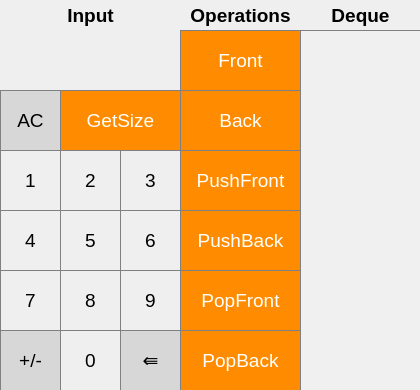
<?xml version="1.0" encoding="UTF-8"?>
<ui version="4.0">
 <class>DequeWindow</class>
 <widget class="QDialog" name="DequeWindow">
  <property name="geometry">
   <rect>
    <x>0</x>
    <y>0</y>
    <width>420</width>
    <height>390</height>
   </rect>
  </property>
  <property name="minimumSize">
   <size>
    <width>420</width>
    <height>390</height>
   </size>
  </property>
  <property name="maximumSize">
   <size>
    <width>420</width>
    <height>390</height>
   </size>
  </property>
  <property name="windowTitle">
   <string>lab2</string>
  </property>
  <widget class="QWidget" name="centralwidget" native="true">
   <property name="geometry">
    <rect>
     <x>0</x>
     <y>0</y>
     <width>421</width>
     <height>451</height>
    </rect>
   </property>
   <widget class="QPushButton" name="Button_1">
    <property name="geometry">
     <rect>
      <x>0</x>
      <y>150</y>
      <width>61</width>
      <height>61</height>
     </rect>
    </property>
    <property name="font">
     <font>
      <pointsize>14</pointsize>
     </font>
    </property>
    <property name="styleSheet">
     <string notr="true">QPushButton {
   border: 1px solid gray;
}
QPushButton:pressed {
    background-color: qlineargradient(x1: 0, y1: 0, x2: 0, y2: 1,
                                      stop: 0 #dadbde, stop: 1 #f6f7fa);
}</string>
    </property>
    <property name="text">
     <string>1</string>
    </property>
   </widget>
   <widget class="QPushButton" name="Button_2">
    <property name="geometry">
     <rect>
      <x>60</x>
      <y>150</y>
      <width>61</width>
      <height>61</height>
     </rect>
    </property>
    <property name="font">
     <font>
      <pointsize>14</pointsize>
     </font>
    </property>
    <property name="styleSheet">
     <string notr="true">QPushButton {
   border: 1px solid gray;
}
QPushButton:pressed {
    background-color: qlineargradient(x1: 0, y1: 0, x2: 0, y2: 1,
                                      stop: 0 #dadbde, stop: 1 #f6f7fa);
}</string>
    </property>
    <property name="text">
     <string>2</string>
    </property>
   </widget>
   <widget class="QPushButton" name="Button_6">
    <property name="geometry">
     <rect>
      <x>120</x>
      <y>210</y>
      <width>61</width>
      <height>61</height>
     </rect>
    </property>
    <property name="font">
     <font>
      <pointsize>14</pointsize>
     </font>
    </property>
    <property name="styleSheet">
     <string notr="true">QPushButton {
   border: 1px solid gray;
}
QPushButton:pressed {
    background-color: qlineargradient(x1: 0, y1: 0, x2: 0, y2: 1,
                                      stop: 0 #dadbde, stop: 1 #f6f7fa);
}</string>
    </property>
    <property name="text">
     <string>6</string>
    </property>
   </widget>
   <widget class="QPushButton" name="Button_4">
    <property name="geometry">
     <rect>
      <x>0</x>
      <y>210</y>
      <width>61</width>
      <height>61</height>
     </rect>
    </property>
    <property name="font">
     <font>
      <pointsize>14</pointsize>
     </font>
    </property>
    <property name="styleSheet">
     <string notr="true">QPushButton {
   border: 1px solid gray;
}
QPushButton:pressed {
    background-color: qlineargradient(x1: 0, y1: 0, x2: 0, y2: 1,
                                      stop: 0 #dadbde, stop: 1 #f6f7fa);
}</string>
    </property>
    <property name="text">
     <string>4</string>
    </property>
   </widget>
   <widget class="QPushButton" name="Button_5">
    <property name="geometry">
     <rect>
      <x>60</x>
      <y>210</y>
      <width>61</width>
      <height>61</height>
     </rect>
    </property>
    <property name="font">
     <font>
      <pointsize>14</pointsize>
     </font>
    </property>
    <property name="styleSheet">
     <string notr="true">QPushButton {
   border: 1px solid gray;
}
QPushButton:pressed {
    background-color: qlineargradient(x1: 0, y1: 0, x2: 0, y2: 1,
                                      stop: 0 #dadbde, stop: 1 #f6f7fa);
}</string>
    </property>
    <property name="text">
     <string>5</string>
    </property>
   </widget>
   <widget class="QPushButton" name="Button_7">
    <property name="geometry">
     <rect>
      <x>0</x>
      <y>270</y>
      <width>61</width>
      <height>61</height>
     </rect>
    </property>
    <property name="font">
     <font>
      <pointsize>14</pointsize>
     </font>
    </property>
    <property name="styleSheet">
     <string notr="true">QPushButton {
   border: 1px solid gray;
}
QPushButton:pressed {
    background-color: qlineargradient(x1: 0, y1: 0, x2: 0, y2: 1,
                                      stop: 0 #dadbde, stop: 1 #f6f7fa);
}</string>
    </property>
    <property name="text">
     <string>7</string>
    </property>
   </widget>
   <widget class="QPushButton" name="Button_3">
    <property name="geometry">
     <rect>
      <x>120</x>
      <y>150</y>
      <width>61</width>
      <height>61</height>
     </rect>
    </property>
    <property name="font">
     <font>
      <pointsize>14</pointsize>
     </font>
    </property>
    <property name="styleSheet">
     <string notr="true">QPushButton {
   border: 1px solid gray;
}
QPushButton:pressed {
    background-color: qlineargradient(x1: 0, y1: 0, x2: 0, y2: 1,
                                      stop: 0 #dadbde, stop: 1 #f6f7fa);
}</string>
    </property>
    <property name="text">
     <string>3</string>
    </property>
   </widget>
   <widget class="QPushButton" name="Button_9">
    <property name="geometry">
     <rect>
      <x>120</x>
      <y>270</y>
      <width>61</width>
      <height>61</height>
     </rect>
    </property>
    <property name="font">
     <font>
      <pointsize>14</pointsize>
     </font>
    </property>
    <property name="styleSheet">
     <string notr="true">QPushButton {
   border: 1px solid gray;
}
QPushButton:pressed {
    background-color: qlineargradient(x1: 0, y1: 0, x2: 0, y2: 1,
                                      stop: 0 #dadbde, stop: 1 #f6f7fa);
}</string>
    </property>
    <property name="text">
     <string>9</string>
    </property>
   </widget>
   <widget class="QPushButton" name="Button_0">
    <property name="geometry">
     <rect>
      <x>60</x>
      <y>330</y>
      <width>61</width>
      <height>61</height>
     </rect>
    </property>
    <property name="font">
     <font>
      <pointsize>14</pointsize>
     </font>
    </property>
    <property name="styleSheet">
     <string notr="true">QPushButton {
   border: 1px solid gray;
}
QPushButton:pressed {
    background-color: qlineargradient(x1: 0, y1: 0, x2: 0, y2: 1,
                                      stop: 0 #dadbde, stop: 1 #f6f7fa);
}</string>
    </property>
    <property name="text">
     <string>0</string>
    </property>
   </widget>
   <widget class="QPushButton" name="Button_8">
    <property name="geometry">
     <rect>
      <x>60</x>
      <y>270</y>
      <width>61</width>
      <height>61</height>
     </rect>
    </property>
    <property name="font">
     <font>
      <pointsize>14</pointsize>
     </font>
    </property>
    <property name="styleSheet">
     <string notr="true">QPushButton {
   border: 1px solid gray;
}
QPushButton:pressed {
    background-color: qlineargradient(x1: 0, y1: 0, x2: 0, y2: 1,
                                      stop: 0 #dadbde, stop: 1 #f6f7fa);
}</string>
    </property>
    <property name="text">
     <string>8</string>
    </property>
   </widget>
   <widget class="QPushButton" name="Button_BackSpace">
    <property name="geometry">
     <rect>
      <x>120</x>
      <y>330</y>
      <width>61</width>
      <height>61</height>
     </rect>
    </property>
    <property name="font">
     <font>
      <pointsize>14</pointsize>
     </font>
    </property>
    <property name="styleSheet">
     <string notr="true">QPushButton {
  background-color: rgb(215, 215, 215);
  border: 1px solid gray;
}
QPushButton:pressed {
    background-color: qlineargradient(x1: 0, y1: 0, x2: 0, y2: 1,
                                      stop: 0 #BEBEBE, stop: 1 #D7D7D7);
}</string>
    </property>
    <property name="text">
     <string>⇚</string>
    </property>
   </widget>
   <widget class="QPushButton" name="Button_Front">
    <property name="geometry">
     <rect>
      <x>180</x>
      <y>30</y>
      <width>121</width>
      <height>61</height>
     </rect>
    </property>
    <property name="font">
     <font>
      <pointsize>14</pointsize>
     </font>
    </property>
    <property name="styleSheet">
     <string notr="true">QPushButton {
  background-color: rgb(255, 140, 0);
  color: white; 
  border: 1px solid gray;
}

QPushButton:pressed {
    background-color: qlineargradient(x1: 0, y1: 0, x2: 0, y2: 1,
                                      stop: 0 #FF7832, stop: 1 #FF9739);
}</string>
    </property>
    <property name="text">
     <string>Front</string>
    </property>
   </widget>
   <widget class="QPushButton" name="Button_Back">
    <property name="geometry">
     <rect>
      <x>180</x>
      <y>90</y>
      <width>121</width>
      <height>61</height>
     </rect>
    </property>
    <property name="font">
     <font>
      <pointsize>14</pointsize>
     </font>
    </property>
    <property name="styleSheet">
     <string notr="true">QPushButton {
  background-color: rgb(255, 140, 0);
  color: white; 
  border: 1px solid gray;
}

QPushButton:pressed {
    background-color: qlineargradient(x1: 0, y1: 0, x2: 0, y2: 1,
                                      stop: 0 #FF7832, stop: 1 #FF9739);
}</string>
    </property>
    <property name="text">
     <string>Back</string>
    </property>
   </widget>
   <widget class="QPushButton" name="Button_PushFront">
    <property name="geometry">
     <rect>
      <x>180</x>
      <y>150</y>
      <width>121</width>
      <height>61</height>
     </rect>
    </property>
    <property name="font">
     <font>
      <pointsize>14</pointsize>
     </font>
    </property>
    <property name="styleSheet">
     <string notr="true">QPushButton {
  background-color: rgb(255, 140, 0);
  color: white; 
  border: 1px solid gray;
}

QPushButton:pressed {
    background-color: qlineargradient(x1: 0, y1: 0, x2: 0, y2: 1,
                                      stop: 0 #FF7832, stop: 1 #FF9739);
}</string>
    </property>
    <property name="text">
     <string>PushFront</string>
    </property>
   </widget>
   <widget class="QPushButton" name="Button_PushBack">
    <property name="geometry">
     <rect>
      <x>180</x>
      <y>210</y>
      <width>121</width>
      <height>61</height>
     </rect>
    </property>
    <property name="font">
     <font>
      <pointsize>14</pointsize>
     </font>
    </property>
    <property name="styleSheet">
     <string notr="true">QPushButton {
  background-color: rgb(255, 140, 0);
  color: white; 
  border: 1px solid gray;
}

QPushButton:pressed {
    background-color: qlineargradient(x1: 0, y1: 0, x2: 0, y2: 1,
                                      stop: 0 #FF7832, stop: 1 #FF9739);
}</string>
    </property>
    <property name="text">
     <string>PushBack</string>
    </property>
   </widget>
   <widget class="QPushButton" name="Button_PopBack">
    <property name="geometry">
     <rect>
      <x>180</x>
      <y>330</y>
      <width>121</width>
      <height>61</height>
     </rect>
    </property>
    <property name="font">
     <font>
      <pointsize>14</pointsize>
     </font>
    </property>
    <property name="styleSheet">
     <string notr="true">QPushButton {
  background-color: rgb(255, 140, 0);
  color: white; 
  border: 1px solid gray;
}

QPushButton:pressed {
    background-color: qlineargradient(x1: 0, y1: 0, x2: 0, y2: 1,
                                      stop: 0 #FF7832, stop: 1 #FF9739);
}</string>
    </property>
    <property name="text">
     <string>PopBack</string>
    </property>
   </widget>
   <widget class="QPushButton" name="Button_PopFront">
    <property name="geometry">
     <rect>
      <x>180</x>
      <y>270</y>
      <width>121</width>
      <height>61</height>
     </rect>
    </property>
    <property name="font">
     <font>
      <pointsize>14</pointsize>
     </font>
    </property>
    <property name="styleSheet">
     <string notr="true">QPushButton {
  background-color: rgb(255, 140, 0);
  color: white; 
  border: 1px solid gray;
}

QPushButton:pressed {
    background-color: qlineargradient(x1: 0, y1: 0, x2: 0, y2: 1,
                                      stop: 0 #FF7832, stop: 1 #FF9739);
}</string>
    </property>
    <property name="text">
     <string>PopFront</string>
    </property>
   </widget>
   <widget class="QPushButton" name="Button_Clear">
    <property name="geometry">
     <rect>
      <x>0</x>
      <y>90</y>
      <width>61</width>
      <height>61</height>
     </rect>
    </property>
    <property name="font">
     <font>
      <pointsize>14</pointsize>
     </font>
    </property>
    <property name="styleSheet">
     <string notr="true">QPushButton {
  background-color: rgb(215, 215, 215);
  border: 1px solid gray;
}
QPushButton:pressed {
    background-color: qlineargradient(x1: 0, y1: 0, x2: 0, y2: 1,
                                      stop: 0 #BEBEBE, stop: 1 #D7D7D7);
}</string>
    </property>
    <property name="text">
     <string>AC</string>
    </property>
   </widget>
   <widget class="QPushButton" name="Button_GetSize">
    <property name="geometry">
     <rect>
      <x>60</x>
      <y>90</y>
      <width>121</width>
      <height>61</height>
     </rect>
    </property>
    <property name="font">
     <font>
      <pointsize>14</pointsize>
     </font>
    </property>
    <property name="styleSheet">
     <string notr="true">QPushButton {
  background-color: rgb(255, 140, 0);
  color: white; 
  border: 1px solid gray;
}

QPushButton:pressed {
    background-color: qlineargradient(x1: 0, y1: 0, x2: 0, y2: 1,
                                      stop: 0 #FF7832, stop: 1 #FF9739);
}</string>
    </property>
    <property name="text">
     <string>GetSize</string>
    </property>
   </widget>
   <widget class="QLabel" name="label_Input">
    <property name="geometry">
     <rect>
      <x>0</x>
      <y>0</y>
      <width>181</width>
      <height>31</height>
     </rect>
    </property>
    <property name="font">
     <font>
      <pointsize>14</pointsize>
      <bold>true</bold>
     </font>
    </property>
    <property name="styleSheet">
     <string notr="true">QLabel {
  border: 1px solid gray;
}

background-color : white;</string>
    </property>
    <property name="text">
     <string>Input</string>
    </property>
    <property name="textFormat">
     <enum>Qt::AutoText</enum>
    </property>
    <property name="alignment">
     <set>Qt::AlignCenter</set>
    </property>
   </widget>
   <widget class="QLabel" name="Main_label">
    <property name="geometry">
     <rect>
      <x>0</x>
      <y>30</y>
      <width>181</width>
      <height>61</height>
     </rect>
    </property>
    <property name="font">
     <font>
      <pointsize>16</pointsize>
     </font>
    </property>
    <property name="styleSheet">
     <string notr="true">QLabel {
  border: 1px solid gray;
}

background-color : white;</string>
    </property>
    <property name="text">
     <string/>
    </property>
    <property name="alignment">
     <set>Qt::AlignCenter</set>
    </property>
   </widget>
   <widget class="QPushButton" name="Button_PlusMinus">
    <property name="geometry">
     <rect>
      <x>0</x>
      <y>330</y>
      <width>61</width>
      <height>61</height>
     </rect>
    </property>
    <property name="font">
     <font>
      <pointsize>14</pointsize>
     </font>
    </property>
    <property name="styleSheet">
     <string notr="true">QPushButton {
  background-color: rgb(215, 215, 215);
  border: 1px solid gray;
}
QPushButton:pressed {
    background-color: qlineargradient(x1: 0, y1: 0, x2: 0, y2: 1,
                                      stop: 0 #BEBEBE, stop: 1 #D7D7D7);
}</string>
    </property>
    <property name="text">
     <string>+/-</string>
    </property>
   </widget>
   <widget class="QTextEdit" name="ShowDeque">
    <property name="geometry">
     <rect>
      <x>300</x>
      <y>30</y>
      <width>121</width>
      <height>361</height>
     </rect>
    </property>
    <property name="font">
     <font>
      <pointsize>14</pointsize>
     </font>
    </property>
    <property name="styleSheet">
     <string notr="true">QTextEdit {
  border: 1px solid gray;
  background-color: rgb(240,240,240);
}</string>
    </property>
   </widget>
   <widget class="QLabel" name="Deque">
    <property name="geometry">
     <rect>
      <x>300</x>
      <y>0</y>
      <width>121</width>
      <height>31</height>
     </rect>
    </property>
    <property name="font">
     <font>
      <pointsize>14</pointsize>
      <bold>true</bold>
     </font>
    </property>
    <property name="styleSheet">
     <string notr="true">QLabel {
  border: 1px solid gray;
}

background-color : white;</string>
    </property>
    <property name="text">
     <string>Deque</string>
    </property>
    <property name="textFormat">
     <enum>Qt::AutoText</enum>
    </property>
    <property name="alignment">
     <set>Qt::AlignCenter</set>
    </property>
   </widget>
   <widget class="QLabel" name="Operations_label">
    <property name="geometry">
     <rect>
      <x>180</x>
      <y>0</y>
      <width>121</width>
      <height>31</height>
     </rect>
    </property>
    <property name="font">
     <font>
      <pointsize>14</pointsize>
      <bold>true</bold>
     </font>
    </property>
    <property name="styleSheet">
     <string notr="true">QLabel {
  border: 1px solid gray;
}

background-color : white;</string>
    </property>
    <property name="text">
     <string>Operations</string>
    </property>
    <property name="textFormat">
     <enum>Qt::AutoText</enum>
    </property>
    <property name="alignment">
     <set>Qt::AlignCenter</set>
    </property>
   </widget>
  </widget>
 </widget>
 <resources/>
 <connections/>
</ui>
